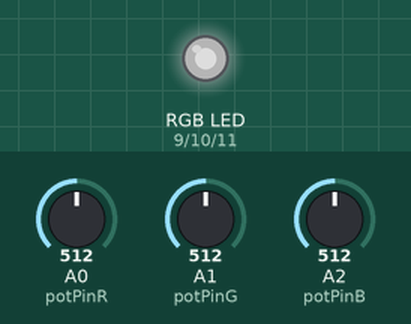
Recording of a sketch running on a simulated Arduino Uno, built with avr-gcc and run on an emulated ATmega328P. On the bench: an RGB LED mixed from three pins (HIGH = lit). Inputs (shaded band) come from the test bench; at power-on: A0 (potPinR) = 512, A1 (potPinG) = 512, A2 (potPinB) = 512. Dim RGB values are drawn brighter than linear.

Above: at 1.2 s.
1.3 s: A0 (potPinR) set to 716
At 1.7 s:
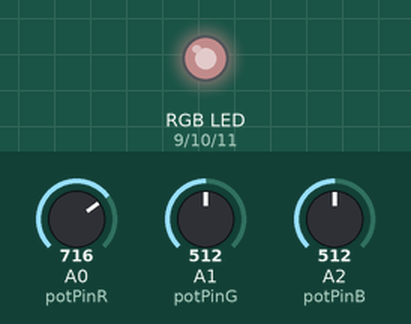
2.8 s: A1 (potPinG) set to 716
At 4.0 s:
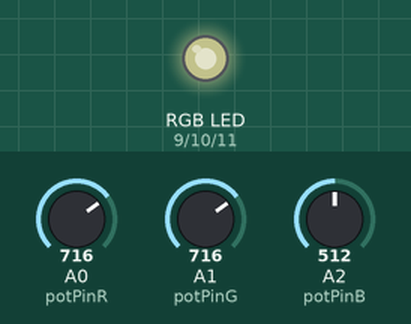
4.3 s: A2 (potPinB) set to 716
At 5.2 s:
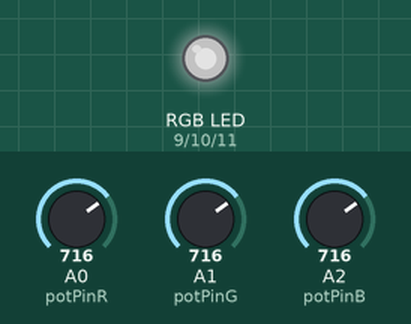
5.8 s: A0 (potPinR) set to 511
At 6.4 s:
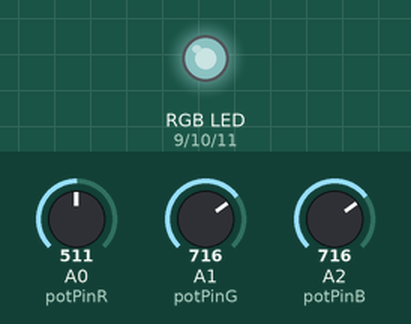
7.3 s: A1 (potPinG) set to 511
At 8.5 s:
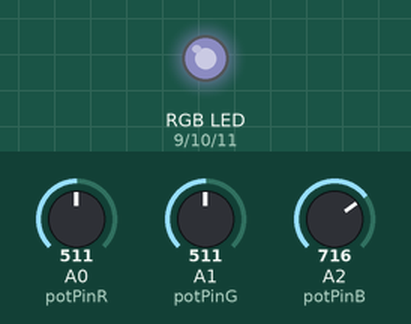
8.8 s: A2 (potPinB) set to 0
At 9.8 s:
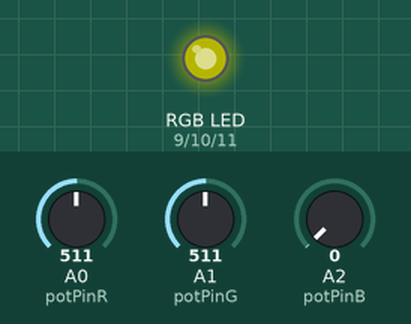
Timing chart, 0 to 11.3 s (numbered marks = the images above; inputs shaded):
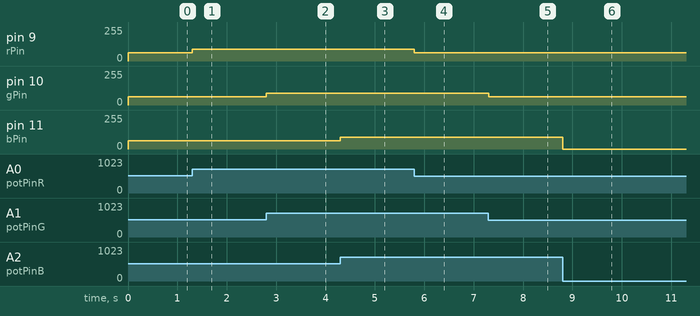

The sketch:

RGBPot.ino
```cpp
const int rPin = 9;
const int gPin = 10;
const int bPin = 11;
const int potPinR = A0;
const int potPinG = A1;
const int potPinB = A2;
/*comment2*/
int potValueR;
int potValueG;
int potValueB;


void setup() {
  Serial.begin(9600);
  pinMode(rPin,OUTPUT);
  pinMode(gPin,OUTPUT);
  pinMode(bPin,OUTPUT);
  pinMode(potPinR,INPUT);
  pinMode(potPinG,INPUT);
  pinMode(potPinB,INPUT);


}
void loop() {
  potValueR = analogRead(potPinR);
  potValueG = analogRead(potPinG);
  potValueB = analogRead(potPinB );

  analogWrite(rPin,map(potValueR,0,1023,0,127));
  analogWrite(gPin,map(potValueG,0,1023,0,127));
  analogWrite(bPin,map(potValueB,0,1023,0,127));

}
```

Measured:
- after the input at 1.3 s, pin 9 (rPin): 63/255 → 88/255 at once
- after the input at 2.8 s, pin 10 (gPin): 63/255 → 88/255 at once
- after the input at 4.3 s, pin 11 (bPin): 63/255 → 88/255 at once
- after the input at 5.8 s, pin 9 (rPin): 88/255 → 63/255 at once
- after the input at 7.3 s, pin 10 (gPin): 88/255 → 63/255 at once
- after the input at 8.8 s, pin 11 (bPin): 88/255 → 0/255 at once
